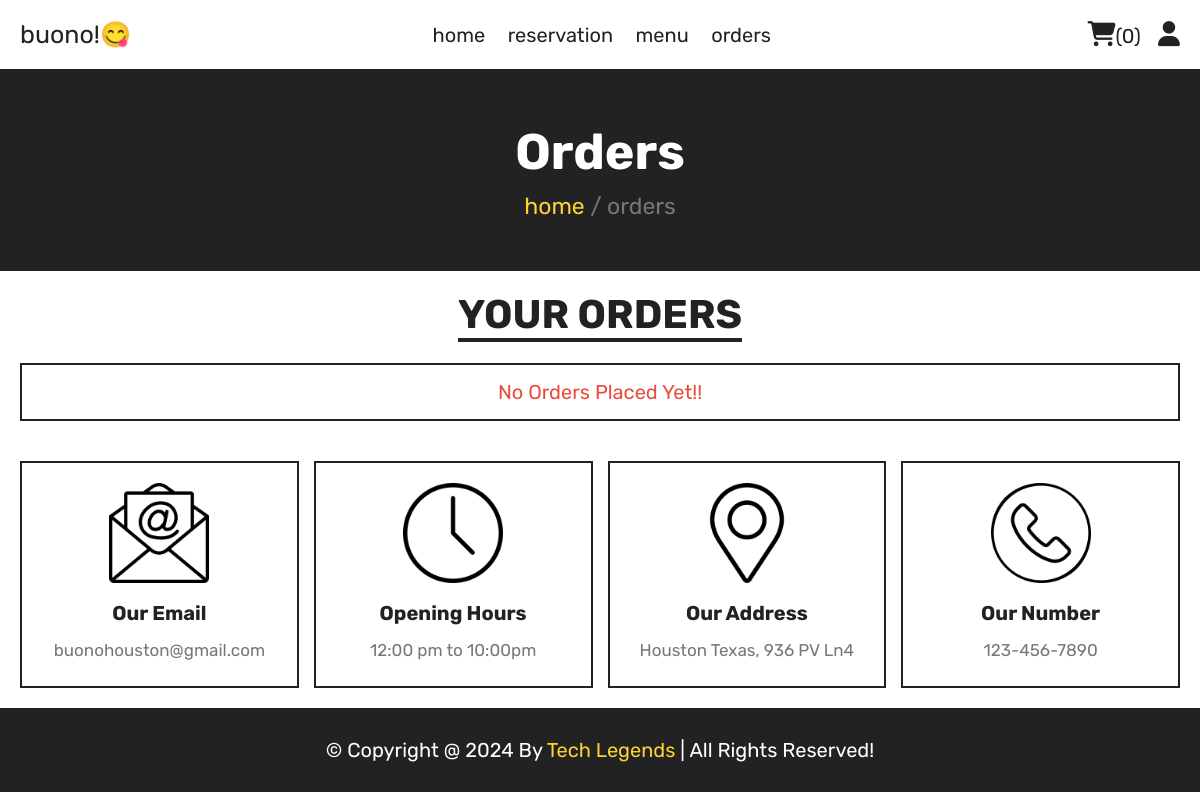
The app's page /orders.php (signed in), older data.
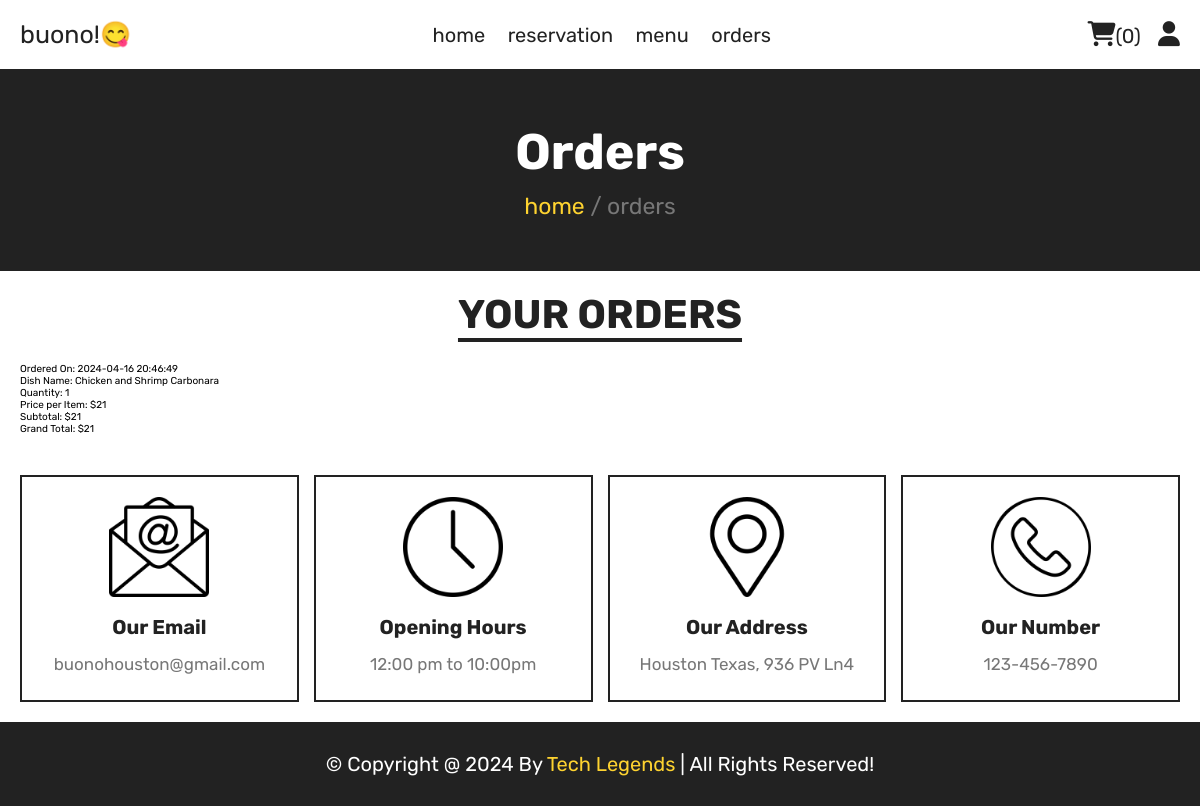
The same page, newer data.
### tables this page shows
CREATE TABLE `orderitems` (
  `ID` int(11) NOT NULL,
  `OrderID` int(11) DEFAULT NULL,
  `CustomerID` int(11) NOT NULL,
  `MenuID` int(11) NOT NULL,
  `Price` int(11) NOT NULL,
  `Quantity` int(10) NOT NULL
);

CREATE TABLE `orders` (
  `ID` int(11) NOT NULL,
  `CustomerID` int(11) NOT NULL,
  `OrderDate` datetime NOT NULL,
  `TotalAmount` float NOT NULL
);

CREATE TABLE `menuitems` (
  `ID` int(11) NOT NULL,
  `DishName` varchar(30) NOT NULL,
  `Origin` varchar(30) NOT NULL,
  `Vegetarian` tinyint(1) NOT NULL,
  `Price` decimal(10,2) NOT NULL,
  `Image` varchar(15) NOT NULL
);

### orders.php (the view, shortened to what this page needs)
<?php
include 'components/connect.php';
if(isset($_SESSION['user_id'])){
   $user_id = $_SESSION['user_id'];
}else{
   $user_id = '';
   header('location:home.php');
};
?>
<!DOCTYPE html>
<html lang="en">
<head>
   <link rel="stylesheet" href="https://cdnjs.cloudflare.com/ajax/libs/font-awesome/6.1.1/css/all.min.css">
   <link rel="stylesheet" href="css/style.css">
</head>
<body>
<?php include 'components/user_header.php'; ?>
<div class="heading">
   <h3>orders</h3>
   <p><a href="html.php">home</a> <span> / orders</span></p>
</div>
<section class="orders">
   <h1 class="title">your orders</h1>
   <div class="box-container">
   <?php
     if ($user_id != '') {
    $stmt = $conn->prepare("
SELECT
    o.ID,
    o.OrderDate,
    o.TotalAmount,
    i.Quantity,
    i.Price,
    m.DishName
FROM
    Orders o
JOIN
    OrderItems i ON o.ID = i.OrderID
JOIN
    MenuItems m ON i.MenuID = m.ID
WHERE
    o.CustomerID = ?
ORDER BY
    o.OrderDate DESC;");
    $stmt->execute([$user_id]);
    if ($stmt->rowCount() > 0) {
        while ($row = $stmt->fetch(PDO::FETCH_ASSOC)) {
            echo "<div class='order-box'>";
            echo "<p>Ordered On: " . $row['OrderDate'] . "</p>";
            echo "<p>Dish Name: " . $row['DishName'] . "</p>";
            echo "<p>Quantity: " . $row['Quantity'] . "</p>";
            echo "<p>Price per Item: $" . $row['Price'] . "</p>";
            echo "<p>Subtotal: $" . ($row['Quantity'] * $row['Price']) . "</p>";
            echo "<p>Grand Total: $" . $row['TotalAmount'] . "</p>";
            echo "</div>";
        }
    } else {
        echo '<p class="empty">No orders placed yet!!</p>';
    }
} else {
    header('location:login.php');
    exit;
}
   ?>
   </div>
</section>
<?php include 'components/footer.php'; ?>
</body>
</html>

### components/user_header.php (shortened to what this page needs)
<header class="header">
   <section class="flex">
      <a href="home.php" class="logo">buono!😋</a>
      <nav class="navbar">
         <a href="home.php">home</a>
         <a href="reservation.php">reservation</a>
         <a href="menu.php">menu</a>
         <a href="orders.php">orders</a>
      </nav>
      <div class="icons">
         <?php
            $count_cart_items = $conn->prepare("SELECT * FROM `cart` WHERE CustomerID = ?");
            $count_cart_items->execute([$user_id]);
            $total_cart_items = $count_cart_items->rowCount();
         ?>
         <a href="cart.php"><i class="fas fa-shopping-cart"></i><span>(<?= $total_cart_items; ?>)</span></a>
         <div id="user-btn" class="fas fa-user"></div>
      </div>
   </section>
</header>

### components/footer.php (shortened to what this page needs)
<footer class="footer">
   <section class="grid">
      <div class="box">
         <img src="FoodImages/email-icon.png" alt="">
         <h3>our email</h3>
         <a href="mailto:shaikhanas@gmail.com">buonohouston@gmail.com</a>
      </div>
      <div class="box">
         <img src="FoodImages/clock-icon.png" alt="">
         <h3>opening hours</h3>
         <p>12:00 pm to 10:00pm</p>
      </div>
      <div class="box">
         <img src="FoodImages/map-icon.png" alt="">
         <h3>our address</h3>
         <a href="#">Houston Texas, 936 PV Ln4</a>
      </div>
      <div class="box">
         <img src="FoodImages/phone-icon.png" alt="">
         <h3>our number</h3>
         <a href="tel:1234567890">123-456-7890</a>
      </div>
   </section>
   <div class="credit">&copy; copyright @ <?= date('Y'); ?> by <span>Tech Legends</span> | all rights reserved!</div>
</footer>

### css/style.css (style rules this page uses)
:root { --yellow:#fed330; --red:#e74c3c; --white:#fff; --black:#222; --light-color:#777; --border:.2rem solid var(--black); }
* { font-family: 'Rubik', sans-serif; margin:0; padding:0; box-sizing: border-box; outline: none; border: none; text-decoration: none; }
html { font-size: 62.5%; overflow-x: hidden; scroll-behavior: smooth; stop-opacity: 7rem; }
section { margin:0 auto; max-width: 1200px; padding:2rem; }
.title { text-align: center; margin-bottom: 2.5rem; font-size: 4rem; color:var(--black); text-transform: uppercase; text-decoration: underline; text-underline-offset: 1rem; }
.heading { display: flex; align-items: center; justify-content: center; gap:1rem; flex-flow: column; background-color: var(--black); min-height: 20rem; }
.heading h3 { font-size: 5rem; color:var(--white); text-transform: capitalize; }
.heading p { font-size: 2.3rem; color:var(--light-color); }
.heading p a { color:var(--yellow); }
.header { position: sticky; top:0; left:0; right:0; z-index: 1000; background-color: var(--white); border-bottom: var(--border); }
.header .flex { display: flex; align-items: center; justify-content: space-between; position: relative; }
.header .flex .logo { font-size: 2.5rem; color:var(--black); }
.header .flex .navbar a { font-size: 2rem; color:var(--black); margin:0 1rem; }
.header .flex .icons > * { margin-left: 1.5rem; font-size: 2.5rem; color:var(--black); cursor: pointer; }
.header .flex .icons span { font-size: 2rem; }
.orders .box-container { display: flex; flex-wrap: wrap; gap:1.5rem; align-items: flex-start; }
.footer .grid { display: grid; grid-template-columns: repeat(auto-fit, minmax(27rem, 1fr)); gap:1.5rem; align-items: flex-start; }
.footer .grid .box { border:var(--border); padding:2rem; text-align: center; }
.footer .grid .box img { height: 10rem; width: 100%; object-fit: contain; margin-bottom: .5rem; }
.footer .grid .box h3 { margin:1rem 0; font-size: 2rem; color:var(--black); text-transform: capitalize; }
.footer .grid .box p, .footer .grid .box a { display: block; font-size: 1.7rem; color:var(--light-color); line-height: 1.8; }
.credit { padding:3rem 2rem; text-align: center; background-color: var(--black); color:var(--white); font-size: 2rem; text-transform: capitalize; }
.credit span { color:var(--yellow); }
.empty { border:var(--border); padding:1.5rem; text-align: center; width: 100%; font-size: 2rem; text-transform: capitalize; color:var(--red); }

Row changes from the older to the newer data that the page shows:
added orderitems: OrderID.OrderDate "2024-04-16 20:46:49", MenuID.DishName "Chicken and Shrimp Carbonara", Quantity "1", Price "21", $row['Quantity']*$row['Price'] "21", OrderID.TotalAmount "21"
Text that changed along with them:
text no longer shown: "No Orders Placed Yet!!"
